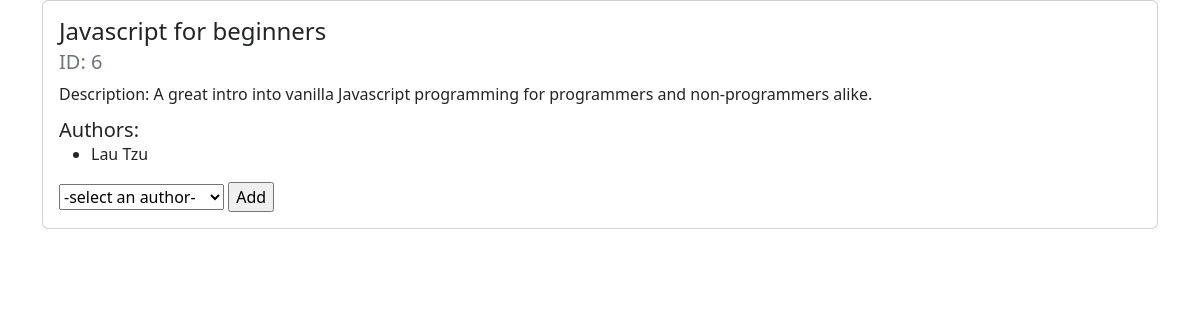
The page /books/6/ on the database its author committed.
### books_authors_app/models.py (models this page shows)
class Book(models.Model):
    title = models.CharField(max_length=255)
    desc = models.TextField()
    created_at = models.DateTimeField(auto_now_add=True)
    updated_at = models.DateTimeField(auto_now=True)

class Author(models.Model):
    first_name = models.CharField(max_length=45)
    last_name = models.CharField(max_length=45)
    books = models.ManyToManyField(Book, related_name="authors")
    notes = models.TextField(null=True)
    created_at = models.DateTimeField(auto_now_add=True)
    updated_at = models.DateTimeField(auto_now=True)

### books_authors_app/views.py (the view)
# urls.py: path('books/<book_id>/', views.show_this_book),
def show_this_book(request, book_id):
    context = {
        "this_book": Book.objects.get(id=book_id),
        "all_authors": Author.objects.all(),
    }
    return render(request, 'show_book.html', context)

### books_authors_app/templates/show_book.html (shortened to what this page needs)
<!DOCTYPE html>
<html lang="en">
<head>
    <link href="https://cdn.jsdelivr.net/npm/bootstrap@5.2.1/dist/css/bootstrap.min.css" rel="stylesheet">
    {% load static %}
    <link rel="stylesheet" href="{% static 'CSS/show_style.css' %}">
</head>
<body>
    <div class="container">
        <div class="card">
            <div class="card-body">
                <h4 class="card-title">{{this_book.title}}</h4>
                <h5 class="card-subtitle text-muted mb-2">ID: {{this_book.id}}</h5>
                <p class="card-text">Description: {{this_book.desc}}</p>
                <h5 class="card-subtitle">Authors:</h5>
                <ul>
                    {% for author in this_book.authors.all %}
                    <li>{{author.first_name}} {{ author.last_name}}</li>
                    {% endfor %}
                </ul>
                <form action="/author_to_book/" method="post">
                    <select name="author_to_book" id="author_to_book">
                        <option value="" disabled selected>-select an author-</option>
                    </select>
                    <input type="submit" value="Add">
                </form>
            </div>
        </div>
    </div>
</body>
</html>

### rows shown on the page
Book: title "Javascript for beginners", id "6", desc "A great intro into vanilla Javascript programming for programmers and non-programmers alike."
Author: first_name "Lau", last_name "Tzu"
